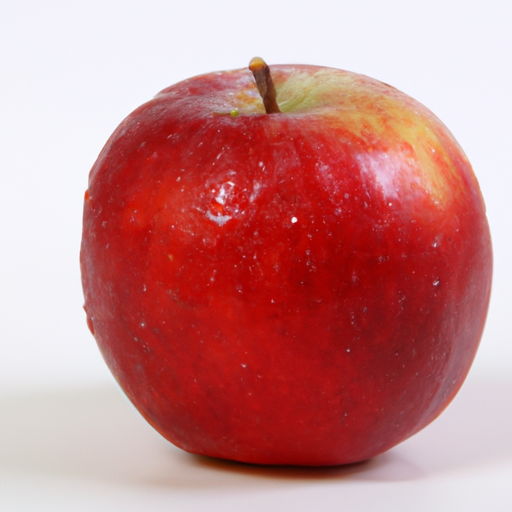
#> input picture image_name.jpg, 512 x 512 px
$ python imageGen.py   (older library calls are emulated)
#> lines starting #> are read from the running program, lines starting #| are printed output that depends on the picture
#CODIO SOLUTION BEGIN

import os
import openai
import secret
from PIL import Image
from io import BytesIO
import requests


openai.api_key = secret.api_key
"""
# Generate the base image
def generate_base_image(prompt):
    response = openai.Image.create(
        prompt=prompt,
        n=1,
        size="512x512"
    )
    return response['data'][0]['url']

base_image_url = generate_base_image('red apple')


img_data = requests.get(base_image_url).content
with open('image_name.jpg', 'wb') as handler:
    handler.write(img_data)

base_image_url = generate_base_image('red apple')
"""
base_image = Image.open('image_name.jpg')
#> base_image is the input picture: PIL image 512x512 RGB; mean R, G, B 200.1, 134.4, 135
from PIL import Image, ImageOps, ImageFilter

# Manipulate the image properties
def manipulate_image(image, size, aspect_ratio, brightness, contrast, saturation, hue):
    # Resize the image
#> called with size = 0.8, aspect_ratio = 1, brightness = 1, contrast = 1, saturation = 1, hue = 0
    new_size = (int(image.width * size), int(image.height * aspect_ratio * size))
#> new_size = (409, 409)
    resized_image = image.resize(new_size, Image.ANTIALIAS)

    # Adjust the image properties
    from PIL import ImageEnhance
    enhanced_image = ImageEnhance.Brightness(resized_image).enhance(brightness)
    enhanced_image = ImageEnhance.Contrast(enhanced_image).enhance(contrast)
    enhanced_image = ImageEnhance.Color(enhanced_image).enhance(saturation)

    # Adjust hue only if hue is not 0
    if hue != 0:
        # Convert image to HSV
        hsv_image = enhanced_image.convert('HSV')
        # Shift hue value
        hsv_image = hsv_image.point(lambda p: (p + int(256 * hue)) % 256 if p < 256 else p)
        # Convert back to RGB
        enhanced_image = hsv_image.convert('RGB')

    return enhanced_image

# Example of image manipulation with only size change
size_changed_image = manipulate_image(
    base_image, size=0.8, aspect_ratio=1, brightness=1,
    contrast=1, saturation=1, hue=0
)


# Example of image manipulation
manipulated_image = manipulate_image(
    base_image, size=0.8, aspect_ratio=2, brightness=1,
    contrast=1, saturation=1, hue=0
)
#> call 2 of manipulate_image, with size = 0.8, aspect_ratio = 2, brightness = 1, contrast = 1, saturation = 1, hue = 0
#> in manipulate_image (call 2), `resized_image = image.resize(new_size, Image.ANTIALIAS)`:
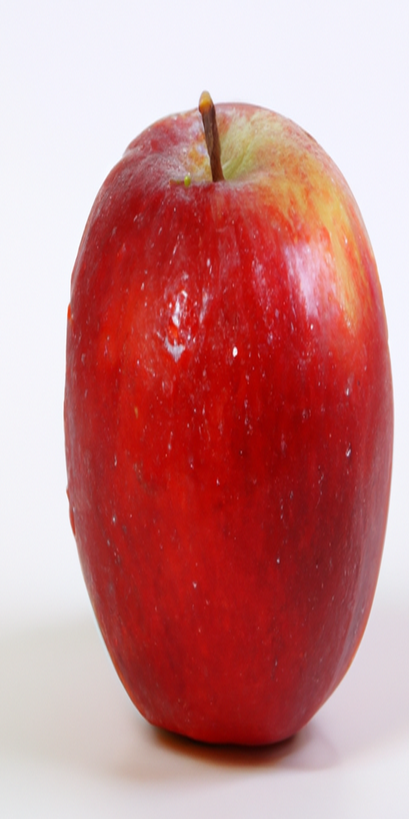
#> resized_image: PIL image 409x819 RGB; mean R, G, B 200.1, 134.4, 135
# Save the manipulated image to a file
manipulated_image.save('manipulated_red_apple.jpg')

# Example of image manipulation with only size change
size_changed_image = manipulate_image(
    base_image, size=0.2, aspect_ratio=1, brightness=1,
    contrast=1, saturation=1, hue=0
)
#> call 3 of manipulate_image, with size = 0.2, aspect_ratio = 1, brightness = 1, contrast = 1, saturation = 1, hue = 0
#> in manipulate_image (call 3), `resized_image = image.resize(new_size, Image.ANTIALIAS)`:
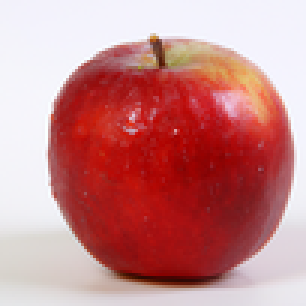
#> resized_image: PIL image 102x102 RGB (shown 3 times larger); mean R, G, B 200.1, 134.4, 135

# Save the size-changed image to a file
size_changed_image.save('size_changed_red_apple.jpg')


# Example of image manipulation with a more purple hue
purple_image = manipulate_image(
    base_image, size=1, aspect_ratio=1, brightness=1,
    contrast=1, saturation=1, hue=0.8
)
#> call 4 of manipulate_image, with size = 1, aspect_ratio = 1, brightness = 1, contrast = 1, saturation = 1, hue = 0.8
#> in manipulate_image (call 4), `hsv_image = enhanced_image.convert('HSV')`: hsv_image: PIL image 512x512 HSV; mean H, S, V 135.9, 107, 202.4
#> in manipulate_image (call 4), `hsv_image = hsv_image.point(lambda p: (p + int(256 * hue)) % 256 if p ..`: hsv_image: PIL image 512x512 HSV; mean H, S, V 176.5, 176, 150.8
#> in manipulate_image (call 4), `enhanced_image = hsv_image.convert('RGB')`:
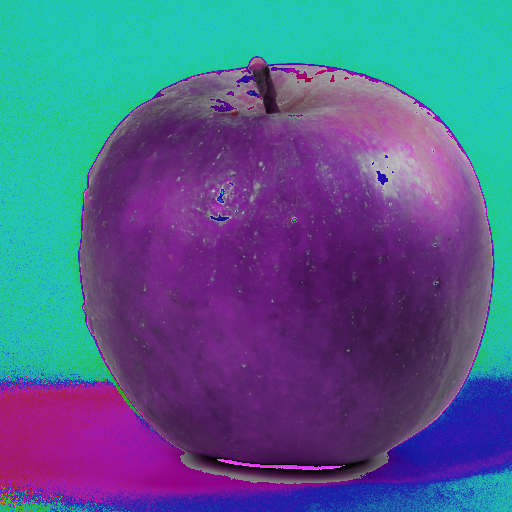
#> enhanced_image: PIL image 512x512 RGB; mean R, G, B 82.1, 95.1, 139.2

# Save the purple image to a file
purple_image.save('purple_red_apple.jpg')
# CODIO SOLUTION END
